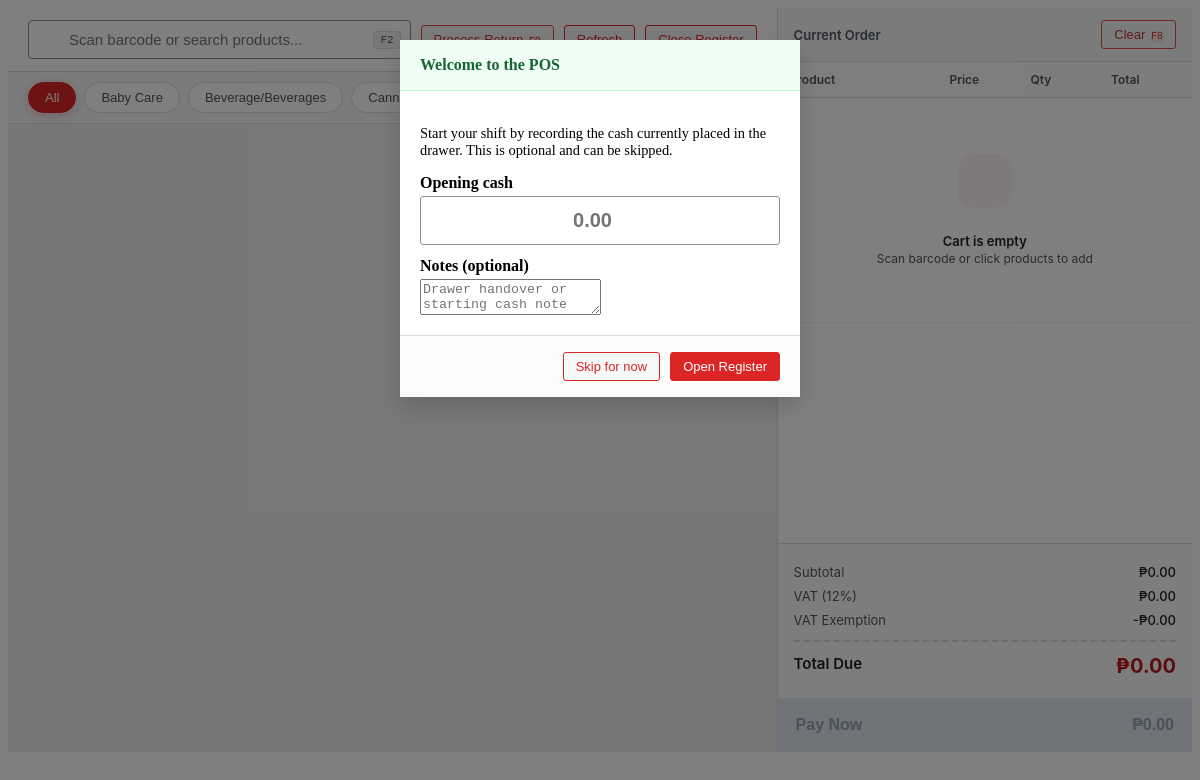
The page /reusablepage/salespos.php (signed in) on the database as committed earlier.
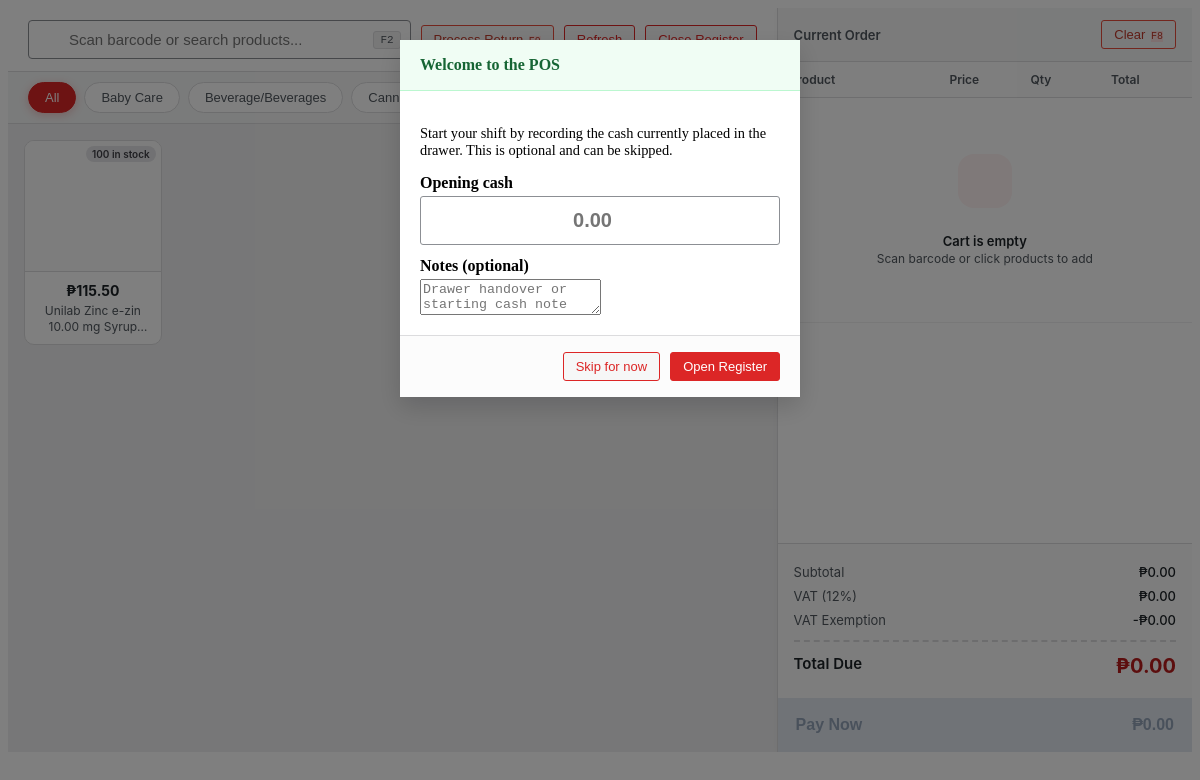
The same page on the database as committed later.
### tables this page shows
CREATE TABLE `product_categories` (
  `id` int(11) NOT NULL,
  `category_name` varchar(100) NOT NULL,
  `has_vat` tinyint(1) NOT NULL DEFAULT 0,
  `senior_discount` tinyint(1) NOT NULL DEFAULT 0,
  `pwd_discount` tinyint(1) NOT NULL DEFAULT 0
);

CREATE TABLE `products` (
  `id` int(11) NOT NULL,
  `branded_name` varchar(255) NOT NULL COMMENT 'Brand name (e.g., Amoxil)',
  `generic_name` varchar(255) NOT NULL COMMENT 'Generic/active ingredient (e.g., Amoxicillin)',
  `strength` decimal(10,2) NOT NULL DEFAULT 0.00 COMMENT 'Main strength value (e.g., 500mg)',
  `measurement_id` int(11) DEFAULT NULL,
  `barcode` varchar(100) DEFAULT NULL COMMENT 'Barcode for POS scanning',
  `category_id` int(11) DEFAULT NULL,
  `classification_id` int(11) DEFAULT NULL,
  `units_per_package` int(11) DEFAULT NULL COMMENT 'Units per package/blister/bottle',
  `imageproduct` varchar(500) NOT NULL,
  `is_basic_necessities` tinyint(1) NOT NULL DEFAULT 0,
  `package_type` varchar(100) DEFAULT NULL COMMENT 'Blister, Bottle, Strip, Box, Jar, etc.',
  `dosage_form` varchar(100) DEFAULT NULL COMMENT 'Tablet, Capsule, Syrup, Suspension, Cream, Drops',
  `dosage_form_id` int(11) DEFAULT NULL,
  `strength_per_quantity` decimal(10,2) DEFAULT NULL COMMENT 'Qty for strength (e.g., 5 for 5mL in syrup)',
  `strength_per_quantity_unit` varchar(50) DEFAULT NULL COMMENT 'Unit for strength_per_quantity (e.g., mL, g)',
  `is_hidden` tinyint(1) NOT NULL DEFAULT 0
);

### function/workingpos.php (called while the page is built, shortened)
<?php
class Product {
    private $conn;
    public function __construct($db) {
        $this->conn = $db;
    }
    public function getProducts() {
        $sql = "SELECT p.*,
                    pc.category_name,
                    pc.has_vat, pc.senior_discount, pc.pwd_discount,
                    um.serving_unit_name AS measurement_name,
                    COALESCE(SUM(CASE
                        WHEN i.current_quantity > 0
                             AND (i.expiry_date IS NULL OR i.expiry_date >= CURDATE())
                        THEN i.current_quantity
                        ELSE 0
                    END), 0) AS stock,
                    MIN(CASE
                        WHEN i.current_quantity > 0
                             AND i.expiry_date IS NOT NULL
                             AND i.expiry_date >= CURDATE()
                        THEN i.expiry_date
                        ELSE NULL
                    END) AS earliest_expiry_date,
                    COALESCE((SELECT newest.sale_price
                              FROM inventory newest
                              WHERE newest.product_id = p.id
                              ORDER BY newest.date_received DESC, newest.id DESC
                              LIMIT 1), 0) AS total_price,
                    COALESCE((SELECT newest.purchase_cost
                              FROM inventory newest
                              WHERE newest.product_id = p.id
                              ORDER BY newest.date_received DESC, newest.id DESC
                              LIMIT 1), 0) AS net_price,
                    COALESCE((SELECT newest.sale_price
                              FROM inventory newest
                              WHERE newest.product_id = p.id
                              ORDER BY newest.date_received DESC, newest.id DESC
                              LIMIT 1), 0) AS sale_price
                FROM products p
                LEFT JOIN product_categories pc ON p.category_id = pc.id
                LEFT JOIN serving_unit um ON p.measurement_id = um.id
                LEFT JOIN inventory i ON p.id = i.product_id
                GROUP BY p.id
                ORDER BY p.generic_name ASC";
        $stmt = $this->conn->prepare($sql);
        $stmt->execute();
        return $stmt->fetchAll(PDO::FETCH_ASSOC);
    }
    public function getCategories() {
        $sql = "SELECT * FROM product_categories ORDER BY category_name ASC";
        $stmt = $this->conn->prepare($sql);
        $stmt->execute();
        return $stmt->fetchAll(PDO::FETCH_ASSOC);
    }
}

### reusablepage/salespos.php (the view, shortened to what this page needs)
<?php
require_once __DIR__ . "/../conn/database.php";
require_once __DIR__ . "/../function/workingpos.php";
$product = new Product($db);
$products = $product->getProducts();
$categories = $product->getCategories();
?>
<link rel="stylesheet" href="../css/pos_wepos.css?v=1.9">
<div class="wepos-wrapper" id="weposApp">
    <div class="wepos-left">
        <div class="wepos-header">
            <div class="wepos-search-container">
                <input type="text" id="weposSearch" placeholder="Scan barcode or search products..." autocomplete="off">
                <kbd>F2</kbd>
            </div>
            <button type="button" class="wepos-btn wepos-btn-outline text-danger" style="border-color: #e74c3c; color: #c0392b;" onclick="openReturnModal()">
                    <i class="fas fa-undo-alt me-1"></i> Process Return <kbd style="font-size: 10px; background: #fee2e2; color: #c0392b; border: none; margin-left: 2px;">F9</kbd>
                </button>
            <button class="wepos-btn wepos-btn-outline" onclick="location.reload()">
            </button>
            <button class="wepos-btn wepos-btn-outline text-primary" onclick="weposOpenClosingModal()">
            </button>
        </div>
        <div class="wepos-categories">
            <button class="wepos-cat-btn active" onclick="weposFilterCat('All')">All</button>
            <?php foreach ($categories as $cat): ?>
                <button class="wepos-cat-btn" onclick="weposFilterCat('<?= htmlspecialchars($cat['category_name']) ?>')">
                    <?= htmlspecialchars($cat['category_name']) ?>
                </button>
            <?php endforeach; ?>
        </div>
        <div class="wepos-products-area">
            <div class="wepos-products-grid" id="weposGrid">
                <?php foreach ($products as $row): ?>
                    <?php
                        $stock = (int)($row['stock'] ?? 0);
                        $isOut = $stock <= 0;
                        $expiryDate = $row['earliest_expiry_date'] ?? null;
                        $isExpired = ($expiryDate && strtotime($expiryDate) < strtotime('today')) ? true : false;
                        $salePrice = (float)($row['total_price'] ?? $row['sale_price'] ?? 0);
                        $costPrice = (float)($row['net_price'] ?? $row['purchase_cost'] ?? $salePrice);
                    ?>
                    <div class="wepos-product-card <?= $isOut ? 'out-of-stock' : '' ?><?= $isExpired ? ' expired' : '' ?>"
                         data-id="<?= $row['id'] ?>"
                         data-name="<?= htmlspecialchars($row['branded_name']) ?> <?= htmlspecialchars($row['generic_name']) ?> <?= htmlspecialchars($row['strength'] ?? '') ?> <?= htmlspecialchars($row['measurement_name'] ?? '') ?><?= !empty(trim($row['dosage_form'] ?? '')) ? ' ' . htmlspecialchars(trim($row['dosage_form'])) : '' ?><?= isset($row['strength_per_quantity']) && $row['strength_per_quantity'] > 0 ? ' (' . htmlspecialchars((string)$row['strength_per_quantity']) . ' ' . htmlspecialchars(trim($row['strength_per_quantity_unit'] ?? '')) . ' per unit)' : '' ?>"
                         data-branded="<?= htmlspecialchars($row['branded_name']) ?>"
                         data-generic="<?= htmlspecialchars($row['generic_name']) ?>"
                         data-strength="<?= htmlspecialchars(trim(($row['strength'] ?? '') . (($row['strength'] ?? '') !== '' ? ' ' : '') . ($row['measurement_name'] ?? ''))) ?>"
                         data-form="<?= htmlspecialchars(trim($row['dosage_form'] ?? '')) ?>"
                         data-price="<?= $salePrice ?>"
                         data-net="<?= $costPrice ?>"
                         data-barcode="<?= htmlspecialchars($row['barcode'] ?? '') ?>"
                         data-category="<?= htmlspecialchars($row['category_name'] ?? 'Uncategorized') ?>"
                         data-has-vat="<?= (int)($row['has_vat'] ?? 0) ?>"
                         data-senior="<?= (int)($row['senior_discount'] ?? 0) ?>"
                         data-pwd="<?= (int)($row['pwd_discount'] ?? 0) ?>"
                         data-stock="<?= $stock ?>"
                         data-pcs="<?= (int)($row['pcs'] ?? 1) ?>"
                         data-expired="<?= $isExpired ? '1' : '0' ?>"
                         onclick="event.stopPropagation(); weposAddToCart(this)">
                        <div class="wepos-card-img">
                            <?php if ($isExpired): ?>
                                <span class="wepos-stock-badge expired">EXPIRED</span>
                            <?php elseif ($isOut): ?>
                                <span class="wepos-stock-badge empty">Out of Stock</span>
                            <?php else: ?>
                                <span class="wepos-stock-badge <?= $stock <= 10 ? 'low' : '' ?>"><?= $stock ?> in stock</span>
                            <?php endif; ?>
                        </div>
                        <div class="wepos-card-info">
                            <div class="wepos-card-price">₱<?= number_format($salePrice, 2) ?></div>
                            <div class="wepos-card-name">
                                <?= htmlspecialchars($row['branded_name']) ?> <?= htmlspecialchars($row['generic_name']) ?> <?= htmlspecialchars($row['strength'] ?? '') ?> <?= htmlspecialchars($row['measurement_name'] ?? '') ?><?= !empty(trim($row['dosage_form'] ?? '')) ? ' ' . htmlspecialchars(trim($row['dosage_form'])) : '' ?>
                            </div>
                        </div>
                    </div>
                <?php endforeach; ?>
            </div>
        </div>
    </div>
    <div class="wepos-right">
        <div class="wepos-resizer" id="weposCartResizer" title="Drag to resize the cart panel" aria-label="Drag to resize the cart panel">
        </div>
        <div class="wepos-cart-header">
            <span style="font-size:13px; font-weight:600; color:#50575e;"><i class="fas fa-shopping-cart me-1"></i> Current Order</span>
            <div class="wepos-cart-actions">
                <button class="wepos-btn wepos-btn-outline text-danger" style="border-color: #e74c3c; color: #c0392b;" onclick="weposClearCart()">
                    <i class="fas fa-trash-alt me-1"></i> Clear <kbd style="font-size: 10px; background: #fee2e2; color: #c0392b; border: none; margin-left: 2px;">F8</kbd>
                </button>
            </div>
        </div>
        <div class="wepos-cart-items">
            <table class="wepos-cart-table">
                <thead>
                    <tr>
                        <th class="wepos-col-name">Product</th>
                        <th class="wepos-col-price">Price</th>
                        <th class="wepos-col-qty">Qty</th>
                        <th class="wepos-col-total">Total</th>
                        <th class="wepos-col-action"></th>
                    </tr>
                </thead>
                <tbody id="weposCartBody">
                </tbody>
            </table>
        </div>
        <div class="wepos-checkout-area">
            <div class="wepos-calc-box">
                <div class="wepos-calc-row">
                    <span>Subtotal</span>
                    <span id="calcSub">₱0.00</span>
                </div>
                <div class="wepos-calc-row text-muted" id="rowVat" style="display:none;">
                    <span>VAT (12%)</span>
                    <span id="calcVat">+₱0.00</span>
                </div>
                <div class="wepos-calc-row text-muted" id="rowVatExempt" style="display:none;">
                    <span>VAT Exemption</span>
                    <span id="calcVatExempt">-₱0.00</span>
                </div>
                <div class="wepos-calc-row total-row">
                    <span>Total Due</span>
                    <span class="wepos-grand-total" id="calcTotal">₱0.00</span>
                </div>
            </div>
            <button class="wepos-pay-btn" id="weposPayBtn" onclick="weposOpenPayModal()" disabled>
                <span>Pay Now</span>
                <span class="wepos-pay-amount" id="btnTotalAmount">₱0.00</span>
            </button>
        </div>
    </div>
</div>
<div class="wepos-modal-overlay" id="registerOpeningModal" style="display:none;" onclick="weposCloseOpeningModal(event)">
    <div class="wepos-modal" onclick="event.stopPropagation()" style="max-width:440px;">
        <div class="wepos-modal-head" style="background:#f0fdf4; border-bottom:1px solid #bbf7d0;">
            <h5 style="color:#166534;"><i class="fas fa-hand-sparkles me-2"></i>Welcome to the POS</h5>
            <button type="button" onclick="weposCloseOpeningModal()"><i class="fas fa-times"></i></button>
        </div>
        <div class="wepos-modal-body">
            <p class="text-muted" style="font-size:0.9rem;">Start your shift by recording the cash currently placed in the drawer. This is optional and can be skipped.</p>
            <label for="openingCashAmount" style="font-weight:600; display:block; margin-bottom:4px;">Opening cash</label>
            <input type="number" id="openingCashAmount" class="wepos-input-lg" min="0" step="0.01" placeholder="0.00" autofocus>
            <label for="openingCashNotes" style="font-weight:600; display:block; margin:12px 0 4px;">Notes (optional)</label>
            <textarea id="openingCashNotes" rows="2" class="form-control" placeholder="Drawer handover or starting cash note"></textarea>
        </div>
        <div class="wepos-modal-foot">
            <button type="button" class="wepos-btn wepos-btn-outline" onclick="weposSkipOpeningModal()">Skip for now</button>
            <button type="button" class="wepos-btn wepos-btn-primary" id="confirmOpeningBtn" onclick="weposSubmitRegisterOpening()">Open Register</button>
        </div>
    </div>
</div>

Rows that differ between the two databases and show on the page:
added products: stock "100", salePrice "115.50", branded_name "Unilab", generic_name "Zinc e-zin", strength "10.00", measurement_name "mg", dosage_form "Syrup"
